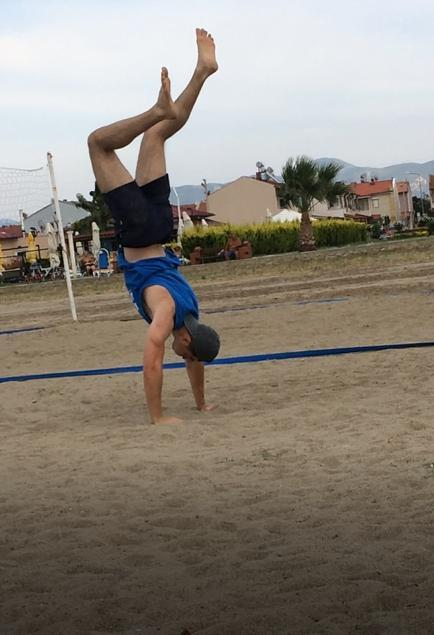
#> input picture Computer Vision/Homework-0/test-image.jpeg, 434 x 635 px
$ python c.py
#> lines starting #> are read from the running program, lines starting #| are printed output that depends on the picture
from PIL import Image
from matplotlib import pyplot as plt
import cv2
import numpy as np

Icolor = Image.open("test-image.jpeg")
#> Icolor is the input picture: PIL image 434x635 RGB; mean R, G, B 138.5, 131, 121.3
rgbIm = np.array(Icolor)

row = np.size(Icolor, 0)
#> row = 635
column = np.size(Icolor, 1)
#> column = 434

half_of_row = (int)(row / 2)
#> half_of_row = 317
half_of_column = (int)(column / 2)
#> half_of_column = 217
print("half row number of pixels", half_of_row)
#| half row number of pixels 317
print("half column number of pixels", half_of_column)
#| half column number of pixels 217

for i in range(3):
    for r in range(row):
        for c in range(half_of_column):
            temp = rgbIm[r, c, i]
            rgbIm[r, c, i] = rgbIm[r, c + half_of_column, i]
            rgbIm[r, c + half_of_column, i] = temp
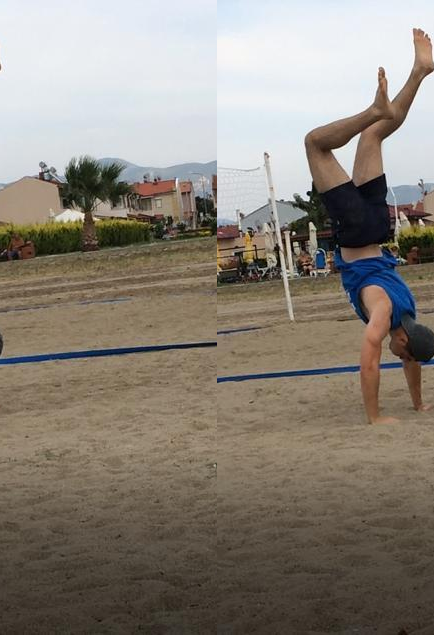
#> rgbIm: shape (635, 434, 3); mean R, G, B 138.5, 131, 121.3

plt.imshow(rgbIm)
plt.show()

for i in range(3):
    for r in range(half_of_row):
        for c in range(column):
            temp = rgbIm[r, c, i]
            rgbIm[r, c, i] = rgbIm[r + half_of_row, c, i]
            rgbIm[r + half_of_row, c, i] = temp
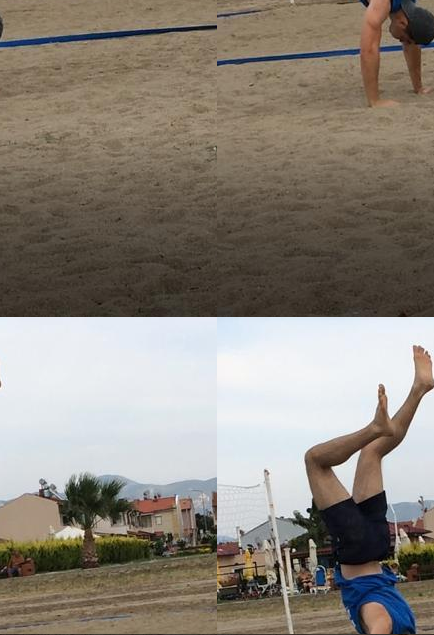
#> rgbIm: shape (635, 434, 3); mean R, G, B 138.5, 131, 121.3

plt.imshow(rgbIm)
plt.show()

for i in range(3):
    for r in range(half_of_row):
        for c in range(half_of_column):
            temp = rgbIm[r, c, i]
            rgbIm[r, c, i] = rgbIm[r + half_of_row, c + half_of_column, i]
            rgbIm[r + half_of_row, c + half_of_column, i] = temp
            temp2 = rgbIm[r, c + half_of_column, i]
            rgbIm[r, c + half_of_column, i] = rgbIm[r + half_of_row, c, i]
            rgbIm[r + half_of_row, c, i] = temp2

plt.imshow(rgbIm)
plt.show()
